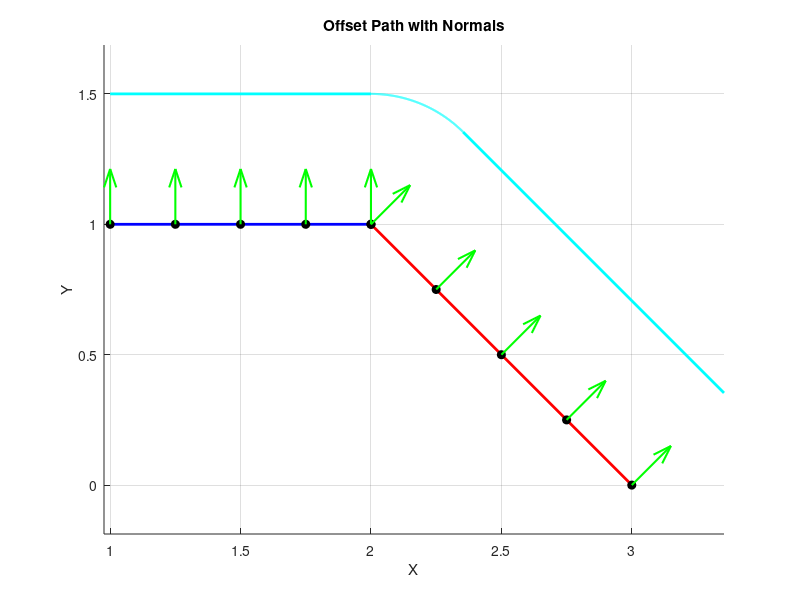

Source code (MATLAB):
function arcs = arcplan_main
    % Define the given path made up of 2 segments
   % A = [1, 0];
  %  B = [2, 2];
  %  C = [3, 2.5];
    A = [1,1];
    B = [2,1];
    C = [3,0];

    segments = {A, B; B, C};
    
    % Offset distance
    offsetDistance = 0.5;
    
    % Calculate the offset path
    offsetSegments = cell(2, 2);
    for i = 1:2
        startPoint = segments{i, 1};
        endPoint = segments{i, 2};
        direction = endPoint - startPoint;
        normal = [-direction(2), direction(1)];
        normal = normal / norm(normal);
        offsetSegments{i, 1} = startPoint + offsetDistance * normal;
        offsetSegments{i, 2} = endPoint + offsetDistance * normal;
    end
    
    % Define points along the path
    pointsAlongPath = linspace(0, 1, 10);
    pathPoints = [linspace(A(1), B(1), 5)', linspace(A(2), B(2), 5)';
                  linspace(B(1), C(1), 5)', linspace(B(2), C(2), 5)'];
    
    % Calculate normals for the points along the offset path
    normals = zeros(size(pathPoints));
    for i = 1:length(pointsAlongPath)
        point = pathPoints(i, :);
        if i <= 5
            segment = [offsetSegments{1, 1}; offsetSegments{1, 2}];
        else
            segment = [offsetSegments{2, 1}; offsetSegments{2, 2}];
        end
        % Calculate the normal
        direction = segment(2, :) - segment(1, :);
        normal = [-direction(2), direction(1)];
        normal = normal / norm(normal);
        normals(i, :) = normal;
    end
    
    % For the intersection point, calculate the normal using an arc method
    intersectionPoint = B;
    % Calculate the normals of the two segments
    d1 = B - A;
    d2 = C - B;
    d1_norm = d1 / norm(d1);
    d2_norm = d2 / norm(d2);
    normal1 = [-d1_norm(2), d1_norm(1)];
    normal2 = [-d2_norm(2), d2_norm(1)];
    arcNormal = (normal1 + normal2) / 2;
    arcNormal = arcNormal / norm(arcNormal);
    
    % Print calculated normals
    fprintf('Calculated Normals:\n');
    for i = 1:size(normals, 1)
        fprintf('Point %d: Normal = [%.4f, %.4f]\n', i, normals(i, 1), normals(i, 2));
    end
    fprintf('Intersection Point Normal = [%.4f, %.4f]\n', arcNormal(1), arcNormal(2));
    
    % Plotting
    figure;
    hold on;
    axis equal;
    
    % Plot original segments
    plot([A(1), B(1)], [A(2), B(2)], 'b-', 'LineWidth', 2, 'DisplayName', 'Original Segment 1');
    plot([B(1), C(1)], [B(2), C(2)], 'r-', 'LineWidth', 2, 'DisplayName', 'Original Segment 2');
    
    % Plot offset segments
    plot([offsetSegments{1, 1}(1), offsetSegments{1, 2}(1)], [offsetSegments{1, 1}(2), offsetSegments{1, 2}(2)], 'c-', 'LineWidth', 2, 'DisplayName', 'Offset Segment 1');
    plot([offsetSegments{2, 1}(1), offsetSegments{2, 2}(1)], [offsetSegments{2, 1}(2), offsetSegments{2, 2}(2)], 'c-', 'LineWidth', 2, 'DisplayName', 'Offset Segment 2');
    
    % Plot points and normals along the offset path
    plot(pathPoints(:, 1), pathPoints(:, 2), 'ko', 'MarkerFaceColor', 'k', 'DisplayName', 'Points on Path');
    quiver(pathPoints(:, 1), pathPoints(:, 2),normals(:, 1),normals(:, 2), 0.3, 'g', 'LineWidth', 1.5, 'DisplayName', 'Normals');
    % Plot arc between normals at intersection
    theta1 = acos(dot(normal1,[1,0])); %Get the angle of the first normal in relation to the horizontal
    theta2 = acos(dot(normal2,[1,0])); %Get the angle of the second normal in relation to the horizontal
     arcPoints = linspace(theta1,theta2,1000);
     arcX = intersectionPoint(1) + offsetDistance * cos(arcPoints);
     arcY = intersectionPoint(2) + offsetDistance * sin(arcPoints);
    arcs = [transpose(arcX) transpose(arcY)];
    plot(arcX, arcY, 'c-', 'LineWidth', 1.5, 'DisplayName', 'Arc Between Normals');
    
    % Labels and legend
    xlabel('X');
    ylabel('Y');
    title('Offset Path with Normals');
   % legend('show');
    grid on;
    hold off;
end

% Run the function
hello = arcplan_main;
